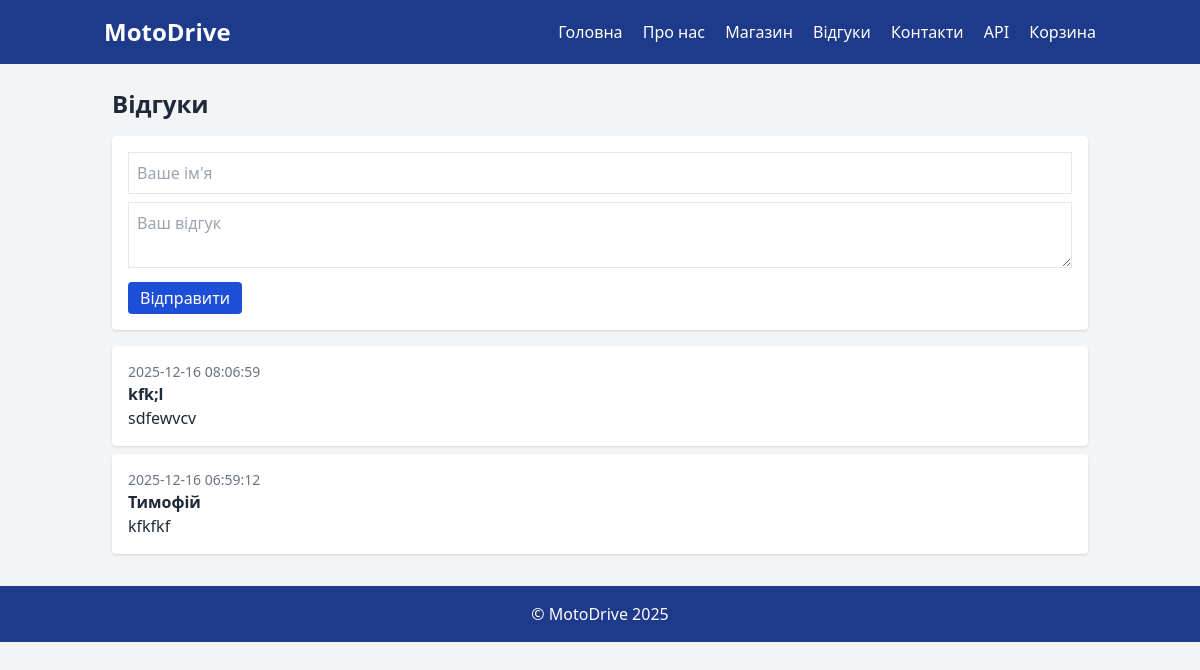
The page /feedback on the database as committed earlier.
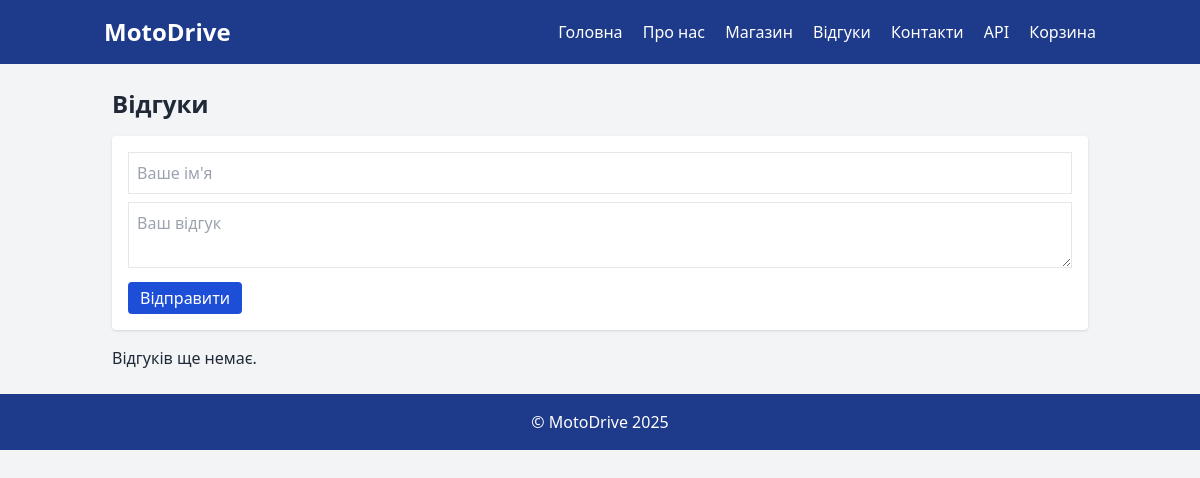
The same page on the database as committed later.
### tables this page shows
CREATE TABLE feedback (
        id INTEGER PRIMARY KEY AUTOINCREMENT,
        name TEXT NOT NULL,
        message TEXT NOT NULL,
        created_at DATETIME DEFAULT CURRENT_TIMESTAMP
    );

### routes/feedback.py (the view)
@feedback_bp.route('/feedback', methods=['GET'])
def feedback_page():
    items = get_feedbacks()
    return render_template('feedback.html', items=items)

### models.py (called while the page is built)
def get_connection():
    conn = sqlite3.connect(DB_NAME)
    conn.row_factory = sqlite3.Row
    return conn

def get_feedbacks():
    conn = get_connection()
    c = conn.cursor()
    c.execute('SELECT * FROM feedback ORDER BY created_at DESC')
    rows = c.fetchall()
    conn.close()
    return rows

### templates/feedback.html (shortened to what this page needs)
{% extends 'base.html' %}
{% block content %}
<h1 class="text-2xl font-bold mb-4">Відгуки</h1>
<form action="/feedback/add" method="post" class="bg-white p-4 rounded shadow mb-4">
  <input type="text" name="name" placeholder="Ваше ім'я" class="border p-2 w-full mb-2">
  <textarea name="message" placeholder="Ваш відгук" class="border p-2 w-full mb-2"></textarea>
  <button class="bg-blue-700 text-white px-3 py-1 rounded">Відправити</button>
</form>
{% for it in items %}
<div class="bg-white p-4 rounded shadow mb-2">
  <div class="text-sm text-gray-500">{{ it['created_at'] }}</div>
  <div class="font-bold">{{ it['name'] }}</div>
  <div>{{ it['message'] }}</div>
</div>
{% else %}
<p>Відгуків ще немає.</p>
{% endfor %}
{% endblock %}

Rows that differ between the two databases and show on the page:
removed feedback: created_at "2025-12-16 08:06:59", name "kfk;l", message "sdfewvcv"
removed feedback: created_at "2025-12-16 06:59:12", name "Тимофій", message "kfkfkf"
Other text that changed with them:
text now shown: "Відгуків ще немає."
